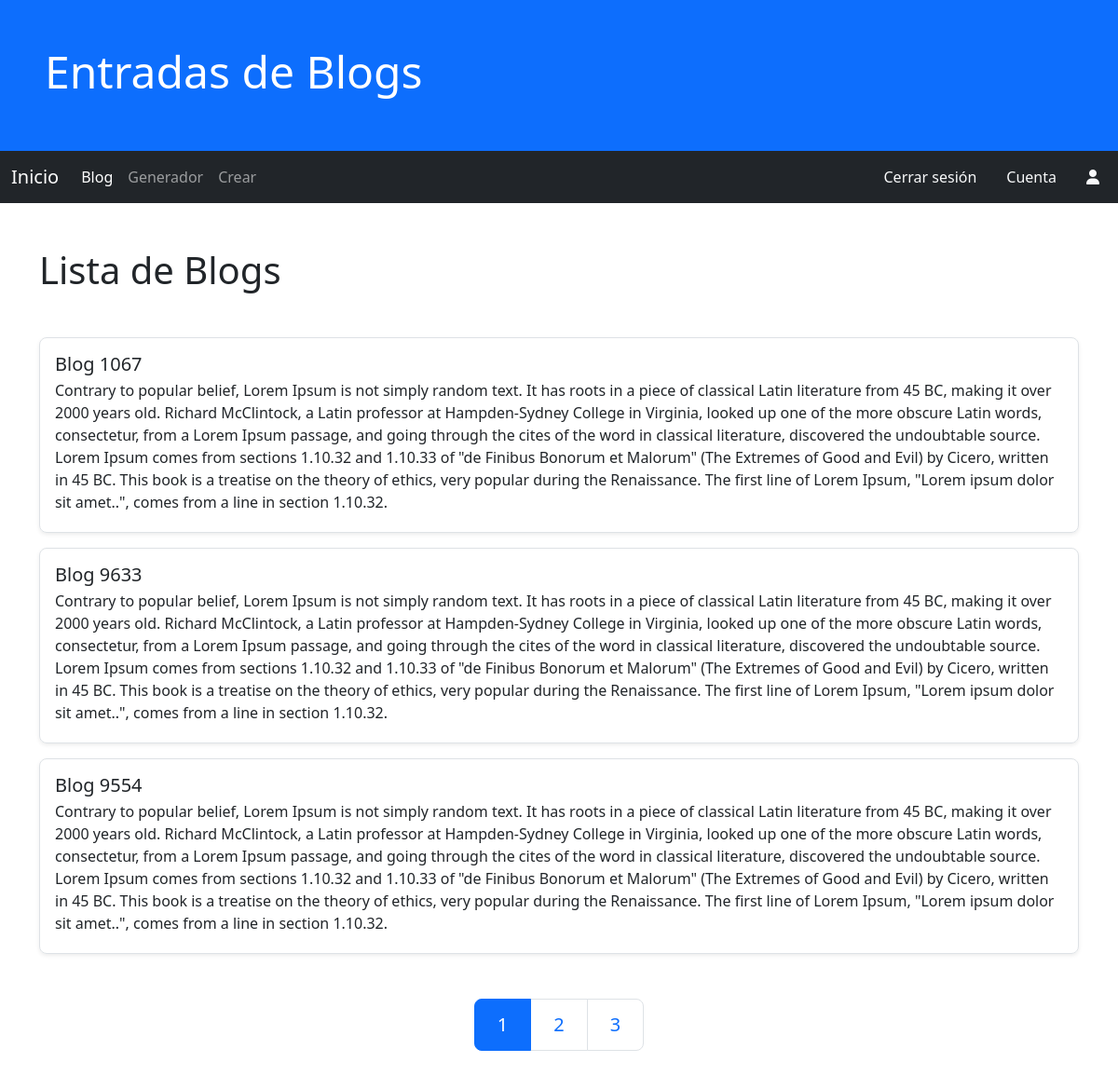
Screenshot of /blog/ with the database file from the repository.
### blog/models.py (models this page shows, shortened)
class EntradaBlog(models.Model):
    titulo =models.CharField(max_length=32, null=False, verbose_name="titulo")
    contenido = models.TextField(verbose_name='Contenido')
    fecha_creacion = models.DateTimeField(auto_now_add=True, verbose_name="fecha creacion")
    fecha_actualizacion = models.DateTimeField(auto_now=True, verbose_name="fecha actualizacion")
    class Meta:
        verbose_name = "Entrada de blog"
        verbose_name_plural = "Entradas de blog"
        ordering = ['fecha_creacion']

### blog/views.py (the view)
# urls.py: path('', BlogHome.as_view(), name='home'),
class BlogHome(ListView):
    model = EntradaBlog
    template_name = 'blog/home.html'
    paginate_by = 3

### blog/templates/blog/home.html (shortened to what this page needs)
{% extends 'blog/base.html' %}
{% block contenido %}
<div class="container my-5">
    <h1 class="display-6">Lista de Blogs</h1>
</div>
<div class="container my-5 d-flex flex-column justify-content-end gap-3">
    {% for entradablog in entradablog_list %}
            <div class="p-3 border rounded-3 shadow-sm">
            <div>
                <a href="{% url 'blog:detalle' entradablog.id %}" class="list-group-item list-group-item-action">
                    <div class="d-flex w-100 justify-content-between">
                        <h5 class="mb-1">{{entradablog.titulo}}</h5>
                    </div>
                    <p class="mb-1">{{entradablog.contenido}}</p>
                </a>
            </div>
        </div>
    {% endfor %}
</div>
<div class="container my-5">
    <ul class="pagination pagination-lg justify-content-center my-5">
        <li class="page-item {% if not page_obj.has_previous %}active{% endif %}">
            <a class="page-link" href="?{{param_get}}&page=1">1</a>
        </li>
        {% if page_obj.paginator.num_pages >= 3 %}
        <li class="page-item">
            {% if page_obj.number <= 3 or page_obj.paginator.num_pages < 5 %}
                <a class="page-link {% if page_obj.number == 2 %}active{% endif %}" href="?{{param_get}}&page=2">2</a>
            {% elif page_obj.number >= page_obj.paginator.num_pages|add:-2 %}
                {% with pag_num=page_obj.paginator.num_pages|add:-3 %}
                <a class="page-link {% if page_obj.number == pag_num %}active{% endif %}" href="?{{param_get}}&page={{pag_num}}">{{pag_num}}</a>
                {% endwith %}
            {% else %}
                {% with pag_num=page_obj.previous_page_number %}
                <a class="page-link {% if page_obj.number == pag_num %}active{% endif %}" href="?{{param_get}}&page={{pag_num}}">{{pag_num}}</a>
                {% endwith %}
            {% endif %}
        </li>
        {% endif %}
        {% if page_obj.paginator.num_pages >= 2 %}
        <li class="page-item {% if not page_obj.has_next %}active{% endif %}">
            <a class="page-link" href="?{{param_get}}&page={{page_obj.paginator.num_pages}}">{{page_obj.paginator.num_pages}}</a>
        </li>
        {% endif %}
    </ul>
</div>
{% endblock %}

### rows the page displays
EntradaBlog: titulo "Blog 1067", contenido "Contrary to popular belief, Lorem Ipsum is not simply random text. It has roots in a piece of classical Latin literature from 45 BC, making it over 2000 years old. Richard McClintock, a Latin professor at Hampden-Sydney College in Virginia, looked up one of the more obscure Latin words, consectetur, from a Lorem Ipsum passage, and going through the cites of the word in classical literature, discovered the undoubtable source. Lorem Ipsum comes from sections 1.10.32 and 1.10.33 of \"de Finibus Bonorum et Malorum\" (The Extremes of Good and Evil) by Cicero, written in 45 BC. This book is a treatise on the theory of ethics, very popular during the Renaissance. The first line of Lorem Ipsum,…"
EntradaBlog: titulo "Blog 9633", contenido "Contrary to popular belief, Lorem Ipsum is not simply random text. It has roots in a piece of classical Latin literature from 45 BC, making it over 2000 years old. Richard McClintock, a Latin professor at Hampden-Sydney College in Virginia, looked up one of the more obscure Latin words, consectetur, from a Lorem Ipsum passage, and going through the cites of the word in classical literature, discovered the undoubtable source. Lorem Ipsum comes from sections 1.10.32 and 1.10.33 of \"de Finibus Bonorum et Malorum\" (The Extremes of Good and Evil) by Cicero, written in 45 BC. This book is a treatise on the theory of ethics, very popular during the Renaissance. The first line of Lorem Ipsum,…"
EntradaBlog: titulo "Blog 9554", contenido "Contrary to popular belief, Lorem Ipsum is not simply random text. It has roots in a piece of classical Latin literature from 45 BC, making it over 2000 years old. Richard McClintock, a Latin professor at Hampden-Sydney College in Virginia, looked up one of the more obscure Latin words, consectetur, from a Lorem Ipsum passage, and going through the cites of the word in classical literature, discovered the undoubtable source. Lorem Ipsum comes from sections 1.10.32 and 1.10.33 of \"de Finibus Bonorum et Malorum\" (The Extremes of Good and Evil) by Cicero, written in 45 BC. This book is a treatise on the theory of ethics, very popular during the Renaissance. The first line of Lorem Ipsum,…"

### other values shown
{{ page_obj.paginator.num_pages }} "3"
